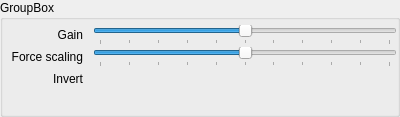
<?xml version="1.0" encoding="UTF-8"?>
<ui version="4.0">
 <class>TelecontrolHapticWidget</class>
 <widget class="QWidget" name="TelecontrolHapticWidget">
  <property name="geometry">
   <rect>
    <x>0</x>
    <y>0</y>
    <width>400</width>
    <height>117</height>
   </rect>
  </property>
  <property name="windowTitle">
   <string>Form</string>
  </property>
  <layout class="QVBoxLayout" name="verticalLayout">
   <property name="leftMargin">
    <number>0</number>
   </property>
   <property name="topMargin">
    <number>0</number>
   </property>
   <property name="rightMargin">
    <number>0</number>
   </property>
   <property name="bottomMargin">
    <number>0</number>
   </property>
   <item>
    <widget class="QGroupBox" name="groupBox">
     <property name="title">
      <string>GroupBox</string>
     </property>
     <layout class="QVBoxLayout" name="verticalLayout_2">
      <property name="leftMargin">
       <number>0</number>
      </property>
      <property name="topMargin">
       <number>5</number>
      </property>
      <property name="rightMargin">
       <number>0</number>
      </property>
      <item>
       <layout class="QFormLayout" name="formLayout">
        <property name="horizontalSpacing">
         <number>10</number>
        </property>
        <property name="verticalSpacing">
         <number>2</number>
        </property>
        <item row="0" column="0">
         <widget class="QLabel" name="label">
          <property name="minimumSize">
           <size>
            <width>80</width>
            <height>0</height>
           </size>
          </property>
          <property name="text">
           <string>Gain</string>
          </property>
          <property name="alignment">
           <set>Qt::AlignRight|Qt::AlignTrailing|Qt::AlignVCenter</set>
          </property>
         </widget>
        </item>
        <item row="0" column="1">
         <widget class="QSlider" name="gainSlider">
          <property name="maximum">
           <number>10</number>
          </property>
          <property name="singleStep">
           <number>1</number>
          </property>
          <property name="value">
           <number>5</number>
          </property>
          <property name="sliderPosition">
           <number>5</number>
          </property>
          <property name="orientation">
           <enum>Qt::Horizontal</enum>
          </property>
          <property name="tickPosition">
           <enum>QSlider::TicksBelow</enum>
          </property>
          <property name="tickInterval">
           <number>1</number>
          </property>
         </widget>
        </item>
        <item row="1" column="0">
         <widget class="QLabel" name="forceLabel">
          <property name="minimumSize">
           <size>
            <width>80</width>
            <height>0</height>
           </size>
          </property>
          <property name="text">
           <string>Force scaling</string>
          </property>
          <property name="alignment">
           <set>Qt::AlignRight|Qt::AlignTrailing|Qt::AlignVCenter</set>
          </property>
         </widget>
        </item>
        <item row="1" column="1">
         <widget class="QSlider" name="forceSlider">
          <property name="maximum">
           <number>10</number>
          </property>
          <property name="value">
           <number>5</number>
          </property>
          <property name="orientation">
           <enum>Qt::Horizontal</enum>
          </property>
          <property name="tickPosition">
           <enum>QSlider::TicksBelow</enum>
          </property>
          <property name="tickInterval">
           <number>1</number>
          </property>
         </widget>
        </item>
        <item row="2" column="0">
         <widget class="QLabel" name="label_2">
          <property name="minimumSize">
           <size>
            <width>80</width>
            <height>0</height>
           </size>
          </property>
          <property name="text">
           <string>Invert</string>
          </property>
          <property name="alignment">
           <set>Qt::AlignRight|Qt::AlignTrailing|Qt::AlignVCenter</set>
          </property>
         </widget>
        </item>
        <item row="2" column="1">
         <layout class="QHBoxLayout" name="invertLayout">
          <item>
           <spacer name="horizontalSpacer">
            <property name="orientation">
             <enum>Qt::Horizontal</enum>
            </property>
            <property name="sizeHint" stdset="0">
             <size>
              <width>40</width>
              <height>20</height>
             </size>
            </property>
           </spacer>
          </item>
         </layout>
        </item>
       </layout>
      </item>
     </layout>
    </widget>
   </item>
  </layout>
 </widget>
 <resources/>
 <connections/>
</ui>
